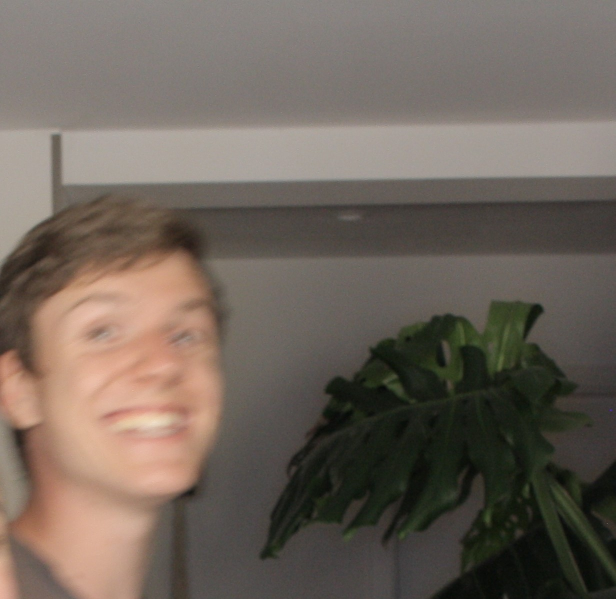
#> input picture blurred/blur3.jpg, 1231 x 1198 px (shown at 1/2 size); the run also reads 1 picture not shown here
$ jupyter execute blurred_images.ipynb   (shell and % lines are left out)
#> lines starting #> are read from the running program, lines starting #| are printed output that depends on the picture; long printed decimals are rounded
[cell 1]
import cv2
#from skimage import io
import numpy as np
import matplotlib.pyplot as plt


import math
import os

import random
import shutil
import io
#convert to script:
#jupyter nbconvert --to script *.ipynb
#jupyter nbconvert --to webpdf --allow-chromium-download fotobox-cvml.ipynb

[cell 2]
# [5 lines of commented-out code are left out]
org_img = cv2.imread('blur3.jpg')
#> org_img is the input picture: shape (1198, 1231, 3); mean B, G, R 90.8, 100.1, 110.7
h_org,w_org,temp = org_img.shape
#> h_org = 1198; w_org = 1231; temp = 3
print(org_img.shape)
#| (1198, 1231, 3)
reduce_factor = 3
img = cv2.resize(org_img, (int(w_org/reduce_factor), int(h_org/reduce_factor)))
img = cv2.GaussianBlur(img, (5,5), 0)
#img = cv2.imread('/path_to_image/opencv-logo.png', 0)
#cv2.imshow('image',img) not available in jupyter
#plt.imshow(img, cmap='gray')
plt.figure(figsize=(6, 4), dpi=150)
img = cv2.cvtColor(img,cv2.COLOR_BGR2RGB)
plt.imshow(img)
print(img.shape)
#| (399, 410, 3)

[cell 3]
def listImagesInDir(path):
    return len(glob.glob(path))

import glob
image_list = glob.glob("blur*.jpg")
print(image_list)
#images = []
blurred = []

for image in image_list:
    totalfaces = listImagesInDir("blur*.jpg")
    blurred.append(cv2.cvtColor(cv2.imread(image),cv2.COLOR_BGR2RGB))
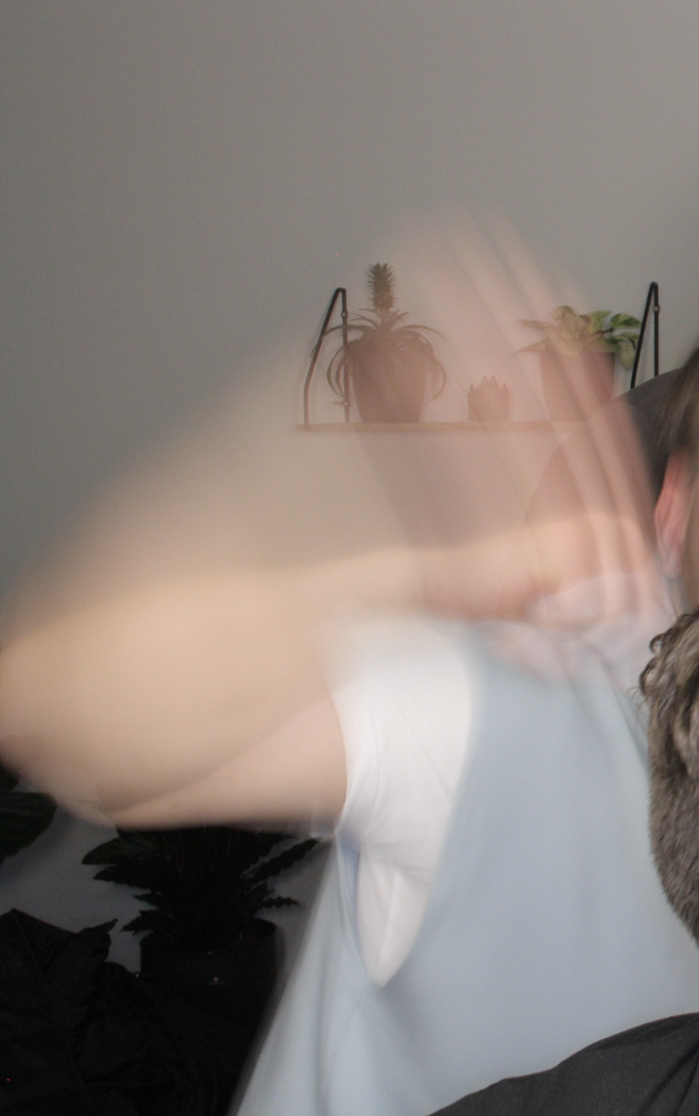
#> input picture blurred/blur1.jpg, 1398 x 2231 px (shown at 1/2 size)

def show_images(images, titles=None):
    fig, ax = plt.subplots(ncols=len(images), figsize=(len(images)*5,5))

    for idx, image in enumerate(images):
        ax[idx].imshow(image, cmap='gray')
        ax[idx].axis(False)
        if(titles != None):
            ax[idx].set_title(titles[idx])
#> this loop made 3 passes
    return

show_images(blurred)
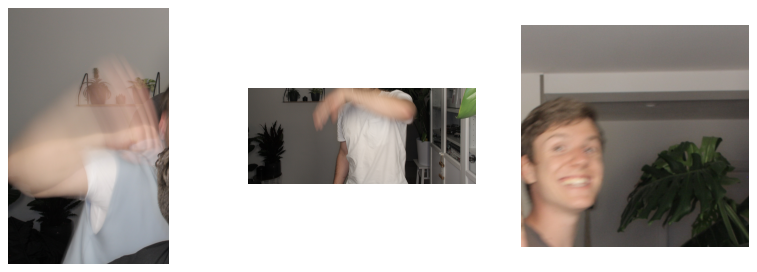
#> figure drawn by matplotlib, 3 panels

[cell 4]
noblur = cv2.imread("noblur.jpg")
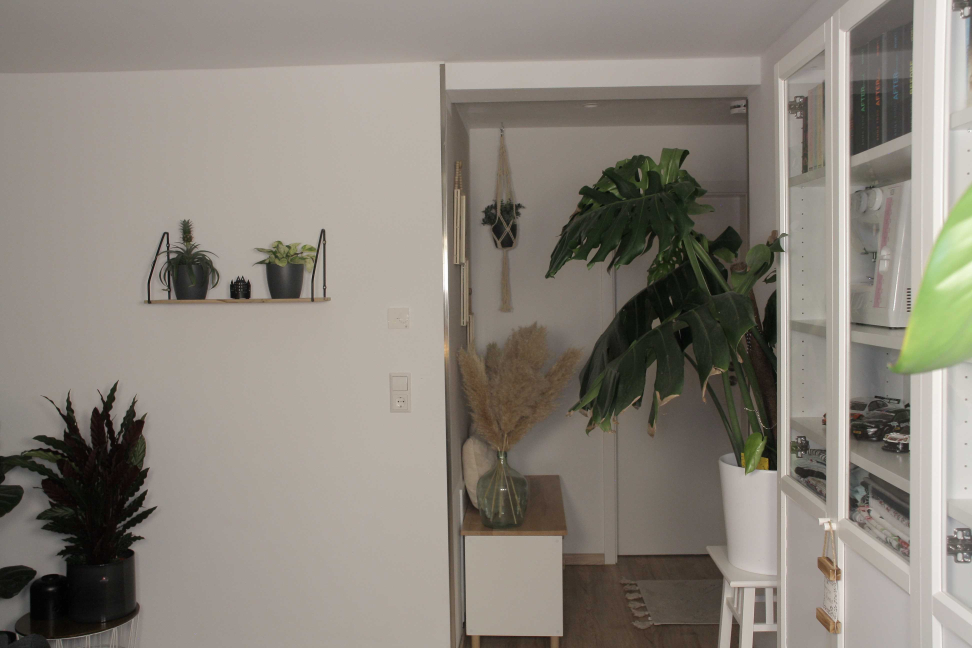
#> input picture blurred/noblur.jpg, 3888 x 2592 px (shown at 1/4 size)
#> noblur is the input picture: shape (2592, 3888, 3); mean B, G, R 122.8, 132, 138
noblur = cv2.cvtColor(noblur,cv2.COLOR_BGR2RGB)
plt.imshow(noblur)

[cell 5]
#https://pyimagesearch.com/2020/06/15/opencv-fast-fourier-transform-fft-for-blur-detection-in-images-and-video-streams/

# import the necessary packages
import matplotlib.pyplot as plt
import numpy as np
def detect_blur_fft(image, size=60, thresh=10, vis=False):
	# grab the dimensions of the image and use the dimensions to
	# derive the center (x, y)-coordinates
	(h, w) = image.shape
	(cX, cY) = (int(w / 2.0), int(h / 2.0))
		# compute the FFT to find the frequency transform, then shift
	# the zero frequency component (i.e., DC component located at
	# the top-left corner) to the center where it will be more
	# easy to analyze
	fft = np.fft.fft2(image)
	fftShift = np.fft.fftshift(fft)
		# check to see if we are visualizing our output
	if vis:
		# compute the magnitude spectrum of the transform
		magnitude = 20 * np.log(np.abs(fftShift))
		# display the original input image
		(fig, ax) = plt.subplots(1, 2, )
		ax[0].imshow(image, cmap="gray")
		ax[0].set_title("Input")
		ax[0].set_xticks([])
		ax[0].set_yticks([])
		# display the magnitude image
		ax[1].imshow(magnitude, cmap="gray")
		ax[1].set_title("Magnitude Spectrum")
		ax[1].set_xticks([])
		ax[1].set_yticks([])
		# show our plots
		plt.show()
			# zero-out the center of the FFT shift (i.e., remove low
	# frequencies), apply the inverse shift such that the DC
	# component once again becomes the top-left, and then apply
	# the inverse FFT
	fftShift[cY - size:cY + size, cX - size:cX + size] = 0
	fftShift = np.fft.ifftshift(fftShift)
	recon = np.fft.ifft2(fftShift)
		# compute the magnitude spectrum of the reconstructed image,
	# then compute the mean of the magnitude values
	magnitude = 20 * np.log(np.abs(recon))
	mean = np.mean(magnitude)
	# the image will be considered "blurry" if the mean value of the
	# magnitudes is less than the threshold value
	return (mean, mean <= thresh)


# load the input image from disk, resize it, and convert it to
# grayscale

[cell 6]
orig = cv2.imread("blur1.jpg")
#> orig is the input picture: shape (2231, 1398, 3); mean B, G, R 123, 128.8, 138.7
#orig = imutils.resize(orig, width=500)
gray = cv2.cvtColor(orig, cv2.COLOR_BGR2GRAY)
# apply our blur detector using the FFT
(mean, blurry) = detect_blur_fft(gray, size=80,thresh=15, vis=True)
#> in detect_blur_fft, `mean = np.mean(magnitude)`: mean = 0.905
#> mean = 0.905; blurry = True
print(mean)
#| 0.9053
print(blurry)
#| True

[cell 7]
orig = cv2.imread("blur2.jpg")
#orig = imutils.resize(orig, width=500)
gray = cv2.cvtColor(orig, cv2.COLOR_BGR2GRAY)
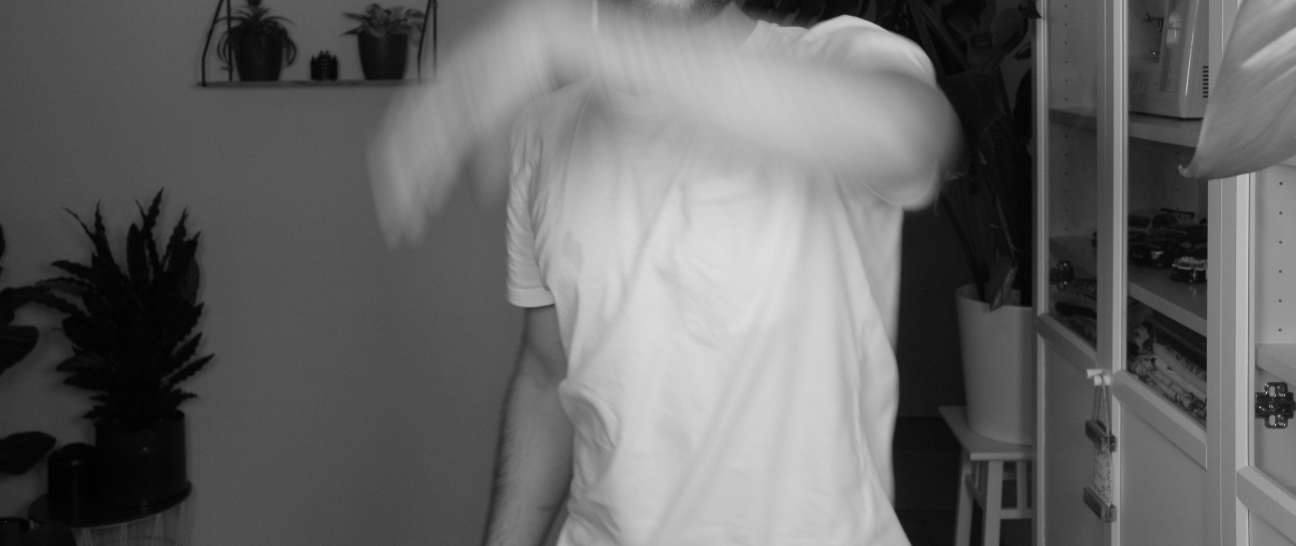
#> gray: shape (1638, 3887) (shown at 1/3 size); min 0, max 254, mean 102.7
# apply our blur detector using the FFT
(mean, blurry) = detect_blur_fft(gray, size=80,thresh=25, vis=True)
#> call 2 of detect_blur_fft, with size = 80, thresh = 25, vis = True
#> in detect_blur_fft (call 2), `magnitude = 20 * np.log(np.abs(recon))`:
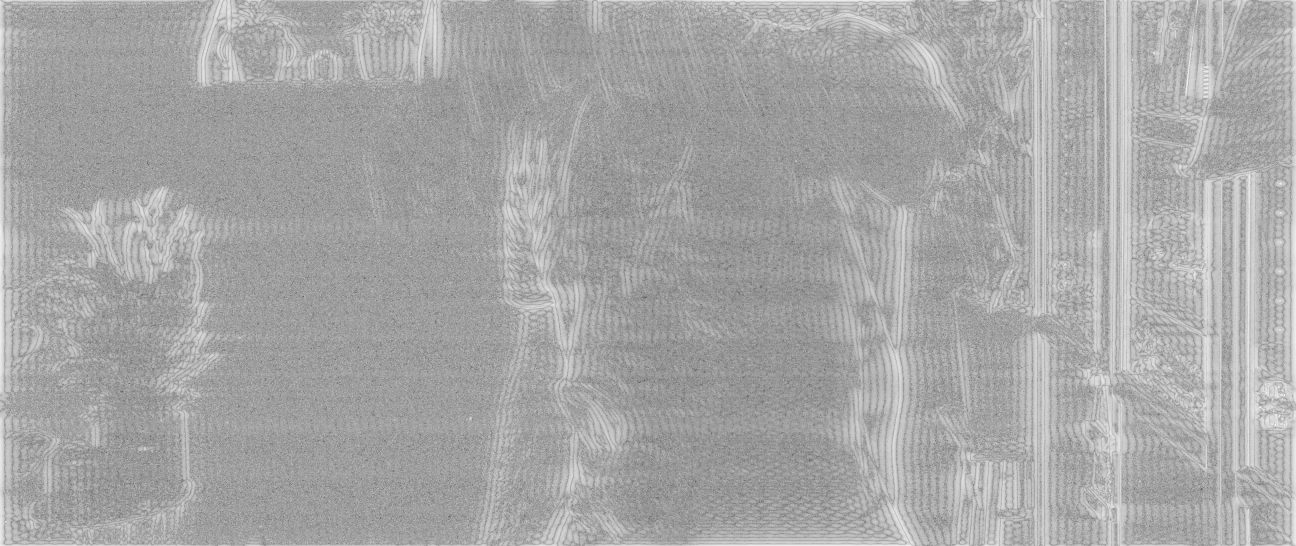
#> magnitude: shape (1638, 3887) float64 (shown at 1/3 size); min -166.8, max 104.4, mean 11.2; drawn with min black and max white
#> in detect_blur_fft (call 2), `mean = np.mean(magnitude)`: mean = 11.16
#> mean = 11.16
print(mean)
#| 11.156
print(blurry)
#| True

[cell 8]
orig = cv2.imread("blur3.jpg")
#orig = imutils.resize(orig, width=500)
gray = cv2.cvtColor(orig, cv2.COLOR_BGR2GRAY)
#> gray: shape (1198, 1231)
# apply our blur detector using the FFT
(mean, blurry) = detect_blur_fft(gray, size=80,thresh=25, vis=True)
#> call 3 of detect_blur_fft, with size = 80, thresh = 25, vis = True
#> in detect_blur_fft (call 3), `magnitude = 20 * np.log(np.abs(recon))`:
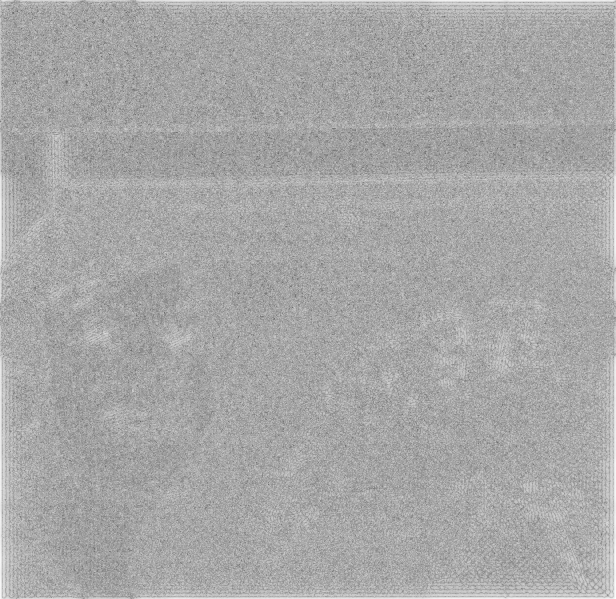
#> magnitude: shape (1198, 1231) float64 (shown at 1/2 size); min -170.9, max 89.88, mean 0.6; drawn with min black and max white
#> in detect_blur_fft (call 3), `mean = np.mean(magnitude)`: mean = 0.578
#> mean = 0.578
print(mean)
#| 0.5778
print(blurry)
#| True

[cell 9]
orig = cv2.imread("noblur.jpg")
#orig = imutils.resize(orig, width=500)
gray = cv2.cvtColor(orig, cv2.COLOR_BGR2GRAY)
#> gray: shape (2592, 3888)
# apply our blur detector using the FFT
(mean, blurry) = detect_blur_fft(gray, size=60,thresh=15, vis=True)
#> call 4 of detect_blur_fft, with size = 60, thresh = 15, vis = True
#> in detect_blur_fft (call 4), `magnitude = 20 * np.log(np.abs(fftShift))`:
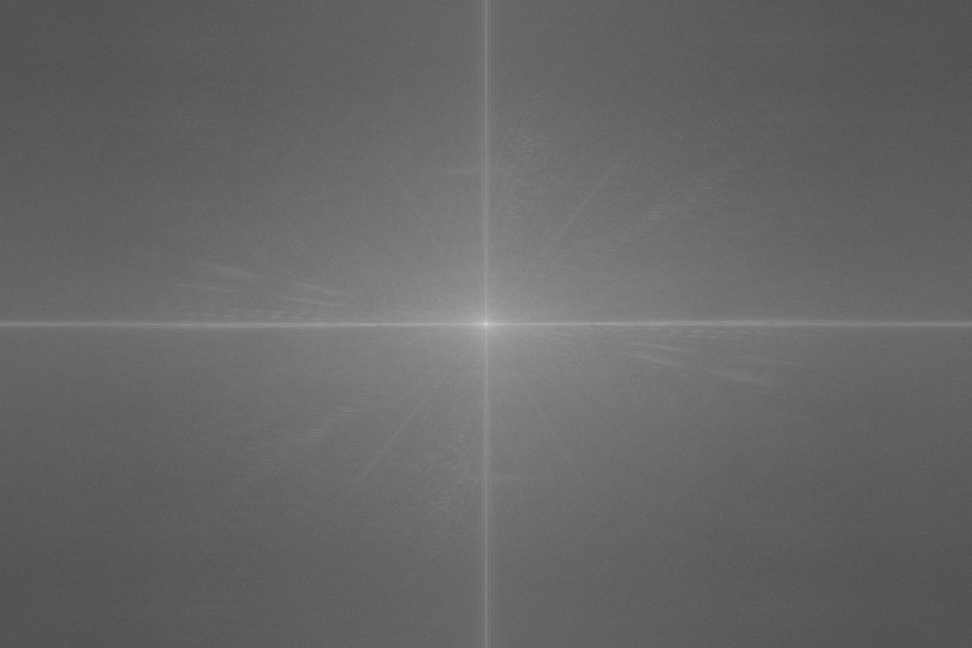
#> magnitude: shape (2592, 3888) float64 (shown at 1/4 size); min -15.77, max 420.3, mean 161; drawn with min black and max white
#> in detect_blur_fft (call 4), `magnitude = 20 * np.log(np.abs(recon))`:
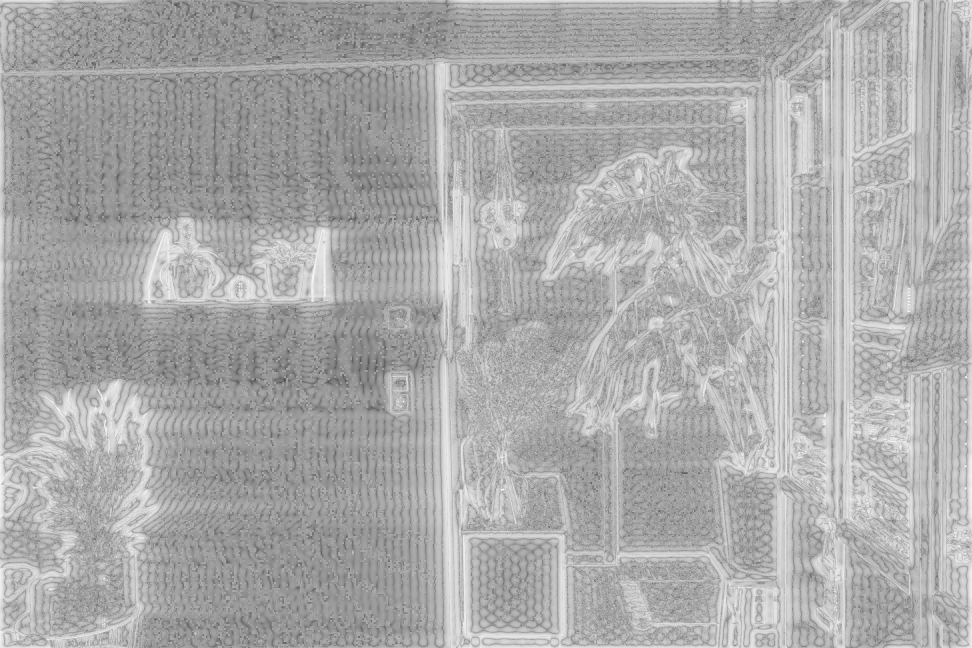
#> magnitude: shape (2592, 3888) float64 (shown at 1/4 size); min -152.9, max 103.3, mean 18.9; drawn with min black and max white
#> in detect_blur_fft (call 4), `mean = np.mean(magnitude)`: mean = 18.93
#> mean = 18.93; blurry = False
print(mean)
#| 18.930
print(blurry)
#| False
